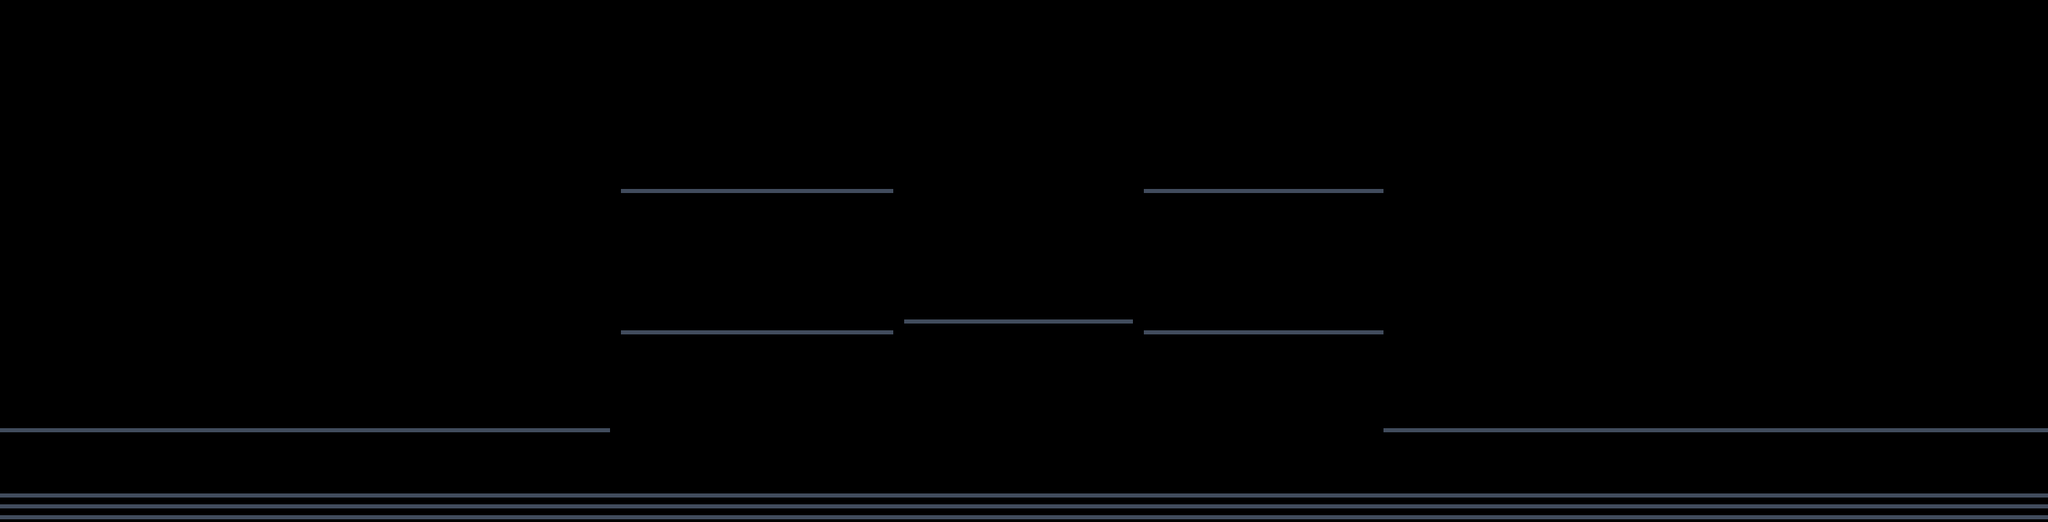

This is a level from a 2D game, rendered from its Tiled map with the project's own tilesets. A one-line summary and the map file follow, with tile-layer data summarised:
An orthogonal 188x48 tile map with 16x16 px tiles, 1 tile layer (Platformes).

<map version="1.4" tiledversion="1.4.2" orientation="orthogonal" renderorder="right-down" width="188" height="48" tilewidth="16" tileheight="16" infinite="0" nextlayerid="2" nextobjectid="1">
 <editorsettings>
  <export target="level_platforme.json" format="json" />
 </editorsettings>
 <tileset firstgid="1" name="Tuiles" tilewidth="16" tileheight="16" tilecount="4" columns="2">
  <image source="Tiles.png" width="32" height="32" />
 </tileset>
 <layer id="1" name="Platformes" width="188" height="48">
  <data>[9024 cells, 796 non-empty, 1 distinct tile ids]</data>
 </layer>
</map>